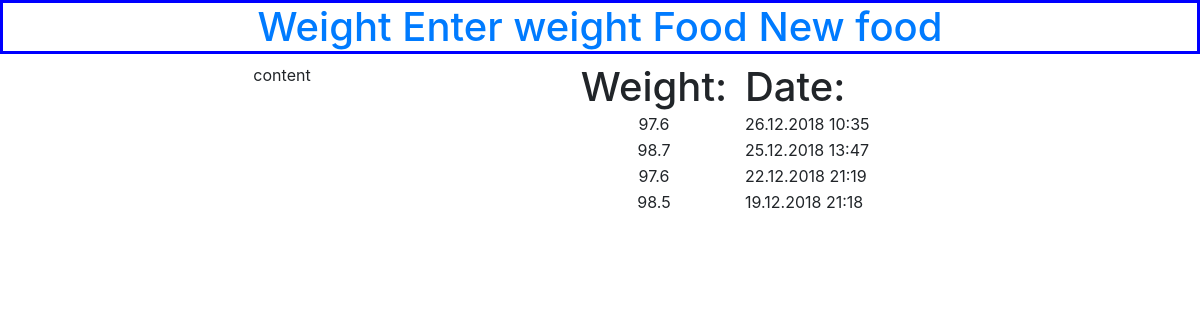
Before: / with the older database file.
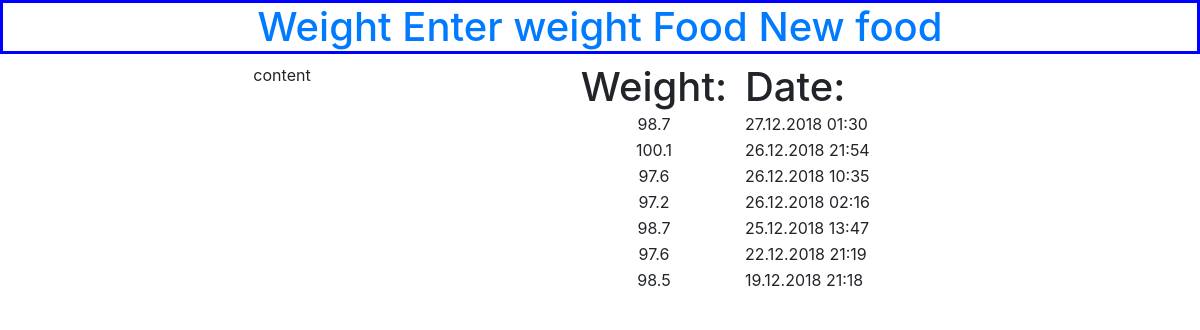
After: the same page with the newer database file.
### my_app/models.py (models this page shows, shortened)
class Weight(models.Model):
    weight = models.CharField(max_length=5)
    date = models.DateTimeField(default=datetime.now())

### my_app/templates/my_app/index.html (shortened to what this page needs)
{%  extends "my_app/_base.html" %}
{% block content %}
<div style="overflow: hidden;">
    <div style="width: 100%;">
        <div style="float: left; width:47%; border: 1px solid white;">
          <div >
            <p align="center"> content</p>
          </div>
        </div>
        <div style="float: left; width:15%; border: 1px solid white; ">
          <h1 align="center">Weight:</h1>
          {% for v in object_list %}
          <p id="n3" align="center">{{v.weight}}</p>
          {% endfor %}
        </div>
        <div style="float: left; width:22%; border: 1px solid white;">
          <h1 align="left">Date:</h1>
          {% for v in object_list %}
          <p id="n3">{{v.date|date:"d.m.Y H:i"}}</p>
          {% endfor %}
        </div>
    </div>
</div>
{% endblock %}

### my_app/templates/my_app/_base.html (shortened to what this page needs)
<!DOCTYPE html>
<html lang="en">
<head>
  {% load staticfiles %}
  <link rel="stylesheet" href="{% static 'css/bootstrap.min.css' %}" type="text/css">
</head>
<body>
  <h1 style="border: 3px solid blue"; align="center">
    <a href='/index'>Weight</a>
    <a href='/form_weight'>Enter weight</a>
    <a href='/food'>Food</a>
    <a href='/new_food'>New food</a>
  </h1>
  {% block content %}
  {% endblock %}
</body>
</html>

### my_app/templates/my_app/index.html (style rules this page uses)
#n3 { line-height: 10px; }

Changed rows visible on the page:
added Weight: weight "98.7", date "27.12.2018 01:30"
added Weight: weight "100.1", date "26.12.2018 21:54"
added Weight: weight "97.2", date "26.12.2018 02:16"
